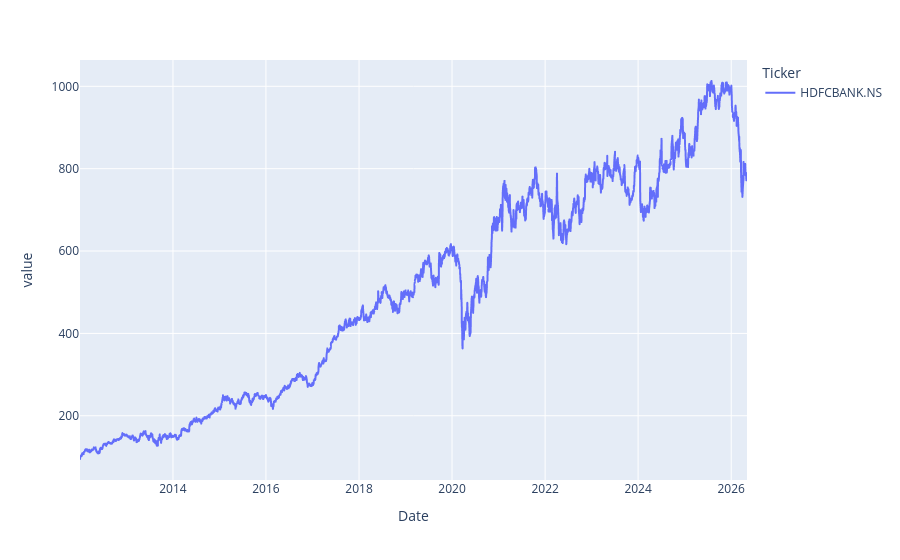

This figure's notebook cell:
### Code cell
close.plot()

### Figure 1 — Plotly figure (JSON) as saved in the notebook; plotly's stock layout.template omitted (floating-point values rounded to 4 significant figures; data arrays with more than 128 entries replaced by an {"elided": "..."} marker saying what was removed)
{"data": [{"hovertemplate": "Ticker=HDFCBANK.NS<br>Date=%{x}<br>value=%{y}<extra></extra>", "legendgroup": "HDFCBANK.NS", "line": {"color": "#636efa", "dash": "solid"}, "marker": {"symbol": "circle"}, "mode": "lines", "name": "HDFCBANK.NS", "showlegend": true, "x": {"elided": "3536 str values"}, "xaxis": "x", "y": {"elided": "3536 float values"}, "yaxis": "y", "type": "scattergl"}], "layout": {"xaxis": {"anchor": "y", "domain": [0.0, 1.0], "title": {"text": "Date"}}, "yaxis": {"anchor": "x", "domain": [0.0, 1.0], "title": {"text": "value"}}, "legend": {"title": {"text": "Ticker"}, "tracegroupgap": 0}, "margin": {"t": 60}}}
